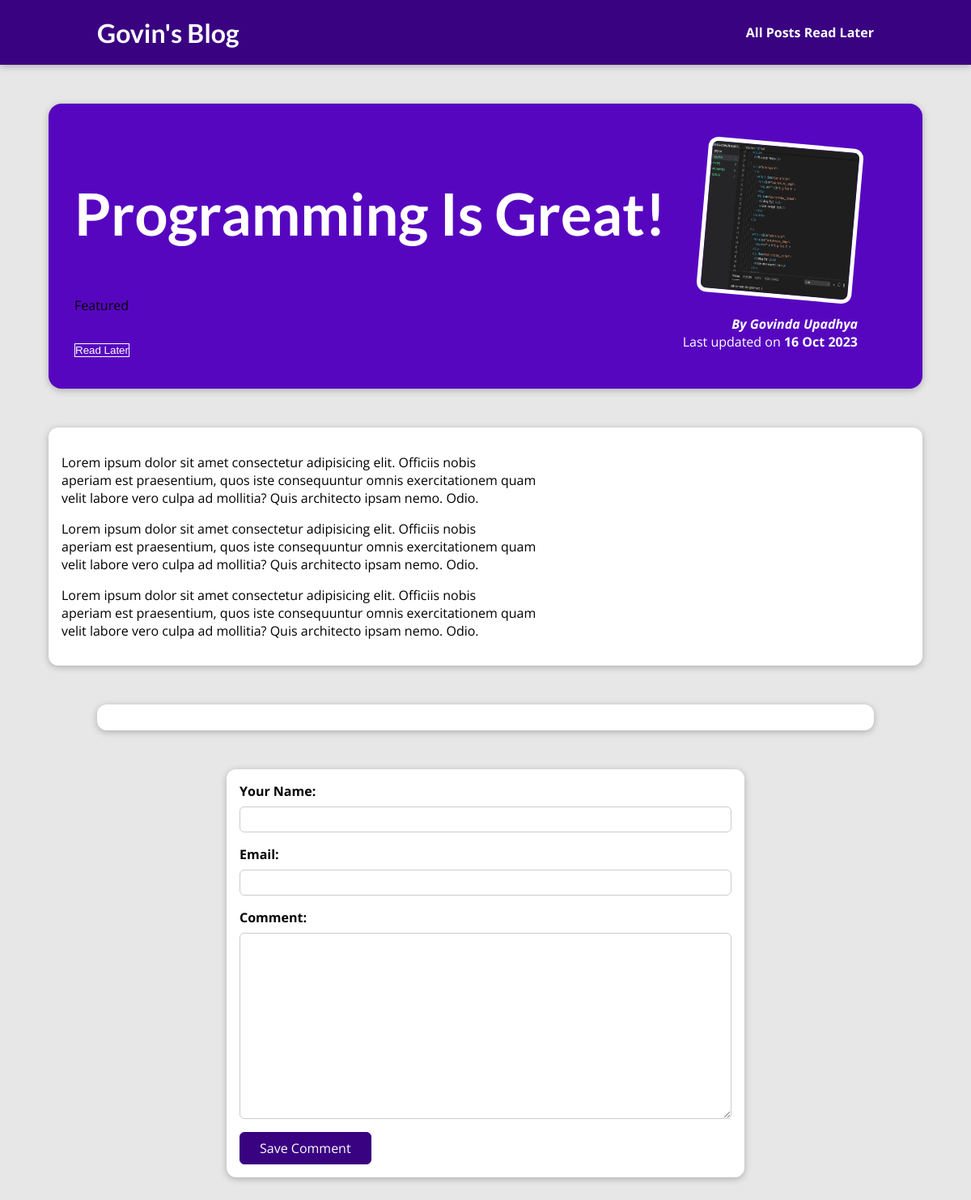
The page /posts/programming-is-great on the database its author committed.
### blog/models.py (models this page shows, shortened)
class Post(models.Model):
    title=models.CharField(max_length=100,null=True)
    author=models.ForeignKey(Author,on_delete=models.SET_NULL,related_name="post",null=True)
    excerpt=models.CharField(max_length=200,null=True)
    image=models.ImageField(upload_to="images",null=True)
    date=models.DateField(auto_now=True)
    slug=models.SlugField(unique=True,default="",null=True)
    content=models.TextField(validators=[MinLengthValidator(10)])
    caption=models.ManyToManyField(Tag)

class Tag(models.Model):
    caption=models.CharField(max_length=100)

class Author(models.Model):
    first_name=models.CharField(max_length=100)
    last_name=models.CharField(max_length=100)
    email=models.EmailField()
    def full_name(self):
        return f"{self.first_name} {self.last_name}"
    def __str__(self):
        return self.full_name()

### blog/views.py (the view, shortened to what this page needs)
# urls.py: path("posts/<slug:slug>",views.PostDetails.as_view(),name="post-detail-page"),
class PostDetails(View):
    def get(self,request,slug):
        post=Post.objects.get(slug=slug)
        context={
                "post":post,
                "post_tags":post.caption.all(),
                "comment_form":CommentForm(),
                "comments":post.comments.all().order_by("-id")
        }
        return render(request,"blog/post-detail.html",context)

### blog/forms.py
class CommentForm(ModelForm):
    class Meta:
        model=Comments
        exclude=["post"]
        labels={
            "user_name":"Your Name",
            "email":"Email",
            "comment":"Comment",
        }

### blog/templates/blog/post-detail.html (shortened to what this page needs)
{% extends "base.html" %}
{% load static %}
{% block css_file %}
<link rel="stylesheet" href="{% static 'blog/post-detail.css' %}">
<link rel="stylesheet" href="{% static 'blog/index.css' %}">
{% endblock css_file %}
{% block content %}
<section id="summary">
    <h2>{{post.title}}</h2>
    <div>
        {% for tag in post_tags %}
            <span>{{tag.caption}}</span>
        {% endfor %}
    </div>
    <div id="read-later">
        <form action="" method="POST">
            <button>Read Later</button>
        </form>
    </div>
    <article>
        <img src="{{post.image.url}}" alt="Post Title"/>
        <address>By <a href="mailto:{{post.author.email_address}}">{{post.author|title}}</a></address>
        <div>
            Last updated on <time>{{post.date|date:"d M Y"}}</time>
        </div>
    </article>
</section>
<main>
    <p>
        {{post.content|linebreaks}}
    </p>
</main>
<section id="comments">
</section>
    <div>
        <form id="comment-form" action="{% url "post-detail-page" post.slug %} " method="POST">
            {% for form_field in comment_form %}
                <div class="form-control">
                    {{form_field.label_tag}}
                    {{form_field}}
                </div>
            {% endfor %}
            <button type="submit">Save Comment</button>
        </form>
    </div>
{%endblock%}

### static/app.css (style rules this page uses)
* { box-sizing: border-box; }
html { font-family: 'Open Sans', 'Lato', sans-serif; }
body { margin: 0; }
h1, h2, h3 { font-family: 'Lato', sans-serif; font-weight: bold; }

### blog/static/blog/post-detail.css (style rules this page uses)
body { background-color: #e7e7e7; }
#summary { margin: 8rem auto 3rem auto; padding: 2rem; width: 90%; max-width: 90rem; border-radius: 16px; background-color: #5706c0; position: relative; box-shadow: 0 2px 8px rgba(0, 0, 0, 0.25); height: 22rem; }
#summary h2 { color: white; font-size: 4.5rem; }
#summary article { position: absolute; top: 2rem; right: 3rem; padding: 1rem 2rem; border-radius: 12px; text-align: right; color: white; }
#summary article img { width: 12rem; height: 12rem; border-radius: 12px; transform: rotateZ(5deg); border: 5px solid white; margin-bottom: 1rem; }
#summary address { font-weight: bold; }
#summary a { color: white; text-decoration: None; }
#summary time { font-weight: bold; }
#read-later { margin: 2rem 0; }
#read-later button { background-color: transparent; border:1px solid white; padding:inherit; color:white; cursor:pointer; }
main { width: 90%; max-width: 90rem; margin: 3rem auto; background-color: white; padding: 1rem; border-radius: 12px; box-shadow: 0 2px 8px rgba(0, 0, 0, 0.25); }
#comment-form { margin: 3rem auto; width: 90%; max-width: 40rem; border-radius: 12px; background-color: white; box-shadow: 0 2px 8px rgba(0, 0, 0, 0.25); padding: 1rem; }
#comment-form button { font: inherit; background-color: #390281; color: white; border: 1px solid #390281; padding: 0.5rem 1.5rem; border-radius: 6px; cursor: pointer; }
.form-control { margin-bottom: 1rem; }
.form-control label { font-weight: bold; margin-bottom: 0.5rem; display: block; }
.form-control input, .form-control textarea { display: block; width: 100%; font: inherit; padding: 0.25rem; border-radius: 6px; border: 1px solid #ccc; }
#comments { margin: 3rem auto; width: 90%; max-width: 60rem; border-radius: 12px; background-color: white; box-shadow: 0 2px 8px rgba(0, 0, 0, 0.25); padding: 1rem 2rem; }

### rows shown on the page
Post: title "Programming Is Great!", image (picture), author "Govinda Upadhya", date "16 Oct 2023", content "Lorem ipsum dolor sit amet consectetur adipisicing elit. Officiis nobis aperiam est praesentium, quos iste consequuntur omnis exercitationem quam velit labore vero culpa ad mollitia? Quis architecto ipsam nemo. Odio. Lorem ipsum dolor sit amet consectetur adipisicing elit. Officiis nobis aperiam est praesentium, quos iste consequuntur omnis exercitationem quam velit labore vero culpa ad mollitia? Quis architecto ipsam nemo. Odio. Lorem ipsum dolor sit amet consectetur adipisicing elit. Officiis nobis aperiam est praesentium, quos iste consequuntur omnis exercitationem quam velit labore vero culpa ad mollitia? Quis architecto ipsam nemo. Odio."
Tag: caption "Featured"
